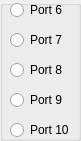
  <widget class="QGroupBox" name="DownPorts">
   <property name="geometry">
    <rect>
     <x>130</x>
     <y>290</y>
     <width>81</width>
     <height>141</height>
    </rect>
   </property>
   <property name="title">
    <string/>
   </property>
   <widget class="QRadioButton" name="Port6">
    <property name="geometry">
     <rect>
      <x>10</x>
      <y>0</y>
      <width>91</width>
      <height>20</height>
     </rect>
    </property>
    <property name="text">
     <string>Port 6</string>
    </property>
   </widget>
   <widget class="QRadioButton" name="Port7">
    <property name="geometry">
     <rect>
      <x>10</x>
      <y>30</y>
      <width>91</width>
      <height>20</height>
     </rect>
    </property>
    <property name="text">
     <string>Port 7</string>
    </property>
   </widget>
   <widget class="QRadioButton" name="Port8">
    <property name="geometry">
     <rect>
      <x>10</x>
      <y>60</y>
      <width>91</width>
      <height>20</height>
     </rect>
    </property>
    <property name="text">
     <string>Port 8</string>
    </property>
   </widget>
   <widget class="QRadioButton" name="Port9">
    <property name="geometry">
     <rect>
      <x>10</x>
      <y>90</y>
      <width>91</width>
      <height>20</height>
     </rect>
    </property>
    <property name="text">
     <string>Port 9</string>
    </property>
   </widget>
   <widget class="QRadioButton" name="Port10">
    <property name="geometry">
     <rect>
      <x>10</x>
      <y>120</y>
      <width>91</width>
      <height>20</height>
     </rect>
    </property>
    <property name="text">
     <string>Port 10</string>
    </property>
   </widget>
  </widget>
